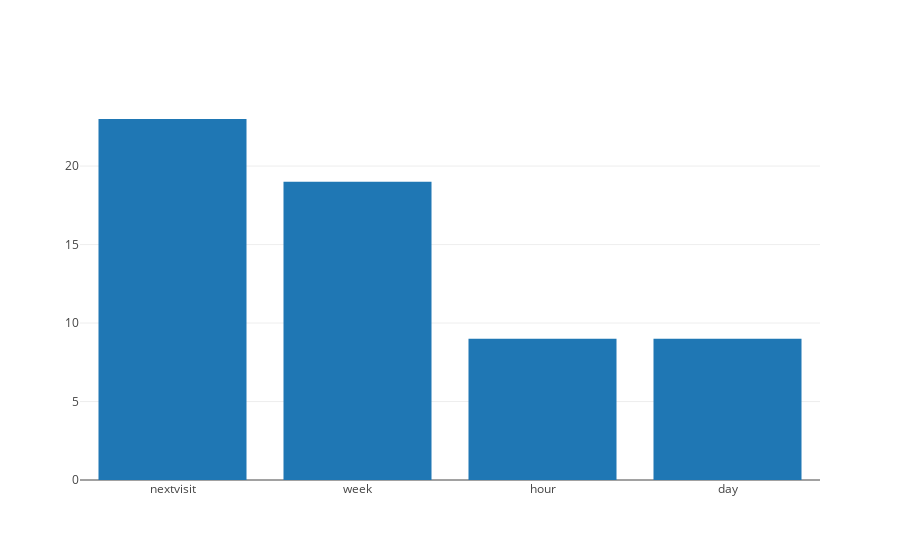

The code cell stored with this chart in its notebook:
### Code cell
# noexport

plot_survey_choice_counts_user_normalized()

### Figure 1 — Plotly figure (JSON) as saved in the notebook; plotly's stock layout.template omitted (floating-point values rounded to 4 significant figures)
{"data": [{"type": "bar", "uid": "c77ecd30-b6ad-457e-91d7-85eef763bca1", "x": ["nextvisit", "week", "hour", "day"], "y": [23, 19, 9, 9]}], "layout": {}}
